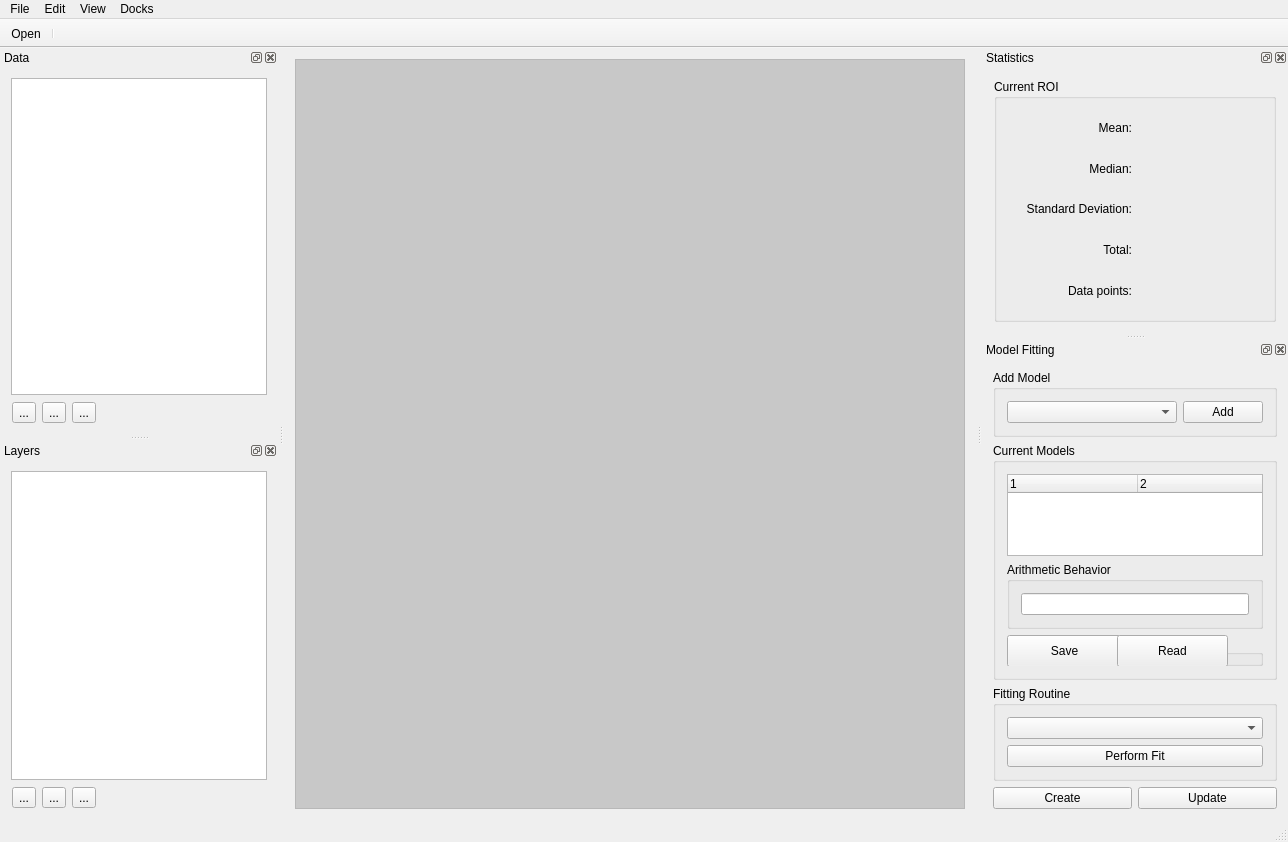
<?xml version="1.0" encoding="UTF-8"?>
<ui version="4.0">
 <class>MainWindow</class>
 <widget class="QMainWindow" name="MainWindow">
  <property name="geometry">
   <rect>
    <x>0</x>
    <y>0</y>
    <width>1288</width>
    <height>842</height>
   </rect>
  </property>
  <property name="minimumSize">
   <size>
    <width>640</width>
    <height>480</height>
   </size>
  </property>
  <property name="windowTitle">
   <string>Pyfocal</string>
  </property>
  <widget class="QWidget" name="centralWidget">
   <layout class="QGridLayout" name="gridLayout">
    <item row="0" column="0">
     <widget class="QMdiArea" name="mdiArea">
      <property name="frameShape">
       <enum>QFrame::StyledPanel</enum>
      </property>
      <property name="frameShadow">
       <enum>QFrame::Plain</enum>
      </property>
      <property name="lineWidth">
       <number>2</number>
      </property>
      <property name="background">
       <brush brushstyle="SolidPattern">
        <color alpha="255">
         <red>200</red>
         <green>200</green>
         <blue>200</blue>
        </color>
       </brush>
      </property>
     </widget>
    </item>
   </layout>
  </widget>
  <widget class="QMenuBar" name="menuBar">
   <property name="geometry">
    <rect>
     <x>0</x>
     <y>0</y>
     <width>1288</width>
     <height>22</height>
    </rect>
   </property>
   <widget class="QMenu" name="menuFile">
    <property name="title">
     <string>File</string>
    </property>
    <addaction name="actionOpen"/>
    <addaction name="separator"/>
    <addaction name="actionExit"/>
   </widget>
   <widget class="QMenu" name="menuEdit">
    <property name="title">
     <string>Edit</string>
    </property>
   </widget>
   <widget class="QMenu" name="menuView">
    <property name="title">
     <string>View</string>
    </property>
   </widget>
   <widget class="QMenu" name="menuDocks">
    <property name="title">
     <string>Docks</string>
    </property>
   </widget>
   <addaction name="menuFile"/>
   <addaction name="menuEdit"/>
   <addaction name="menuView"/>
   <addaction name="menuDocks"/>
  </widget>
  <widget class="QToolBar" name="mainToolBar">
   <property name="movable">
    <bool>false</bool>
   </property>
   <property name="floatable">
    <bool>false</bool>
   </property>
   <attribute name="toolBarArea">
    <enum>TopToolBarArea</enum>
   </attribute>
   <attribute name="toolBarBreak">
    <bool>false</bool>
   </attribute>
   <addaction name="actionOpen"/>
   <addaction name="separator"/>
  </widget>
  <widget class="QStatusBar" name="statusBar"/>
  <widget class="QDockWidget" name="dockWidget">
   <property name="minimumSize">
    <size>
     <width>176</width>
     <height>267</height>
    </size>
   </property>
   <property name="floating">
    <bool>false</bool>
   </property>
   <property name="windowTitle">
    <string notr="true">Data</string>
   </property>
   <attribute name="dockWidgetArea">
    <number>1</number>
   </attribute>
   <widget class="QWidget" name="dockWidgetContents">
    <layout class="QVBoxLayout" name="verticalLayout_3">
     <item>
      <widget class="QListWidget" name="listWidget"/>
     </item>
     <item>
      <layout class="QHBoxLayout" name="horizontalLayout_2">
       <property name="leftMargin">
        <number>1</number>
       </property>
       <property name="topMargin">
        <number>1</number>
       </property>
       <property name="rightMargin">
        <number>1</number>
       </property>
       <property name="bottomMargin">
        <number>1</number>
       </property>
       <item>
        <widget class="QToolButton" name="toolButton_3">
         <property name="toolTip">
          <string extracomment="Create new plot window from data"/>
         </property>
         <property name="text">
          <string>...</string>
         </property>
         <property name="icon">
          <iconset>
           <normalon>:/Template-50.png</normalon>
          </iconset>
         </property>
         <property name="iconSize">
          <size>
           <width>20</width>
           <height>20</height>
          </size>
         </property>
        </widget>
       </item>
       <item>
        <widget class="QToolButton" name="toolButton_2">
         <property name="toolTip">
          <string extracomment="Add data to current plot window"/>
         </property>
         <property name="text">
          <string>...</string>
         </property>
         <property name="icon">
          <iconset>
           <normalon>:/Change Theme-50.png</normalon>
          </iconset>
         </property>
         <property name="iconSize">
          <size>
           <width>20</width>
           <height>20</height>
          </size>
         </property>
        </widget>
       </item>
       <item>
        <widget class="QToolButton" name="toolButton">
         <property name="toolTip">
          <string extracomment="Remove data"/>
         </property>
         <property name="text">
          <string>...</string>
         </property>
         <property name="icon">
          <iconset>
           <normalon>:/Remove Image-50.png</normalon>
          </iconset>
         </property>
         <property name="iconSize">
          <size>
           <width>20</width>
           <height>20</height>
          </size>
         </property>
        </widget>
       </item>
       <item>
        <spacer name="horizontalSpacer">
         <property name="orientation">
          <enum>Qt::Horizontal</enum>
         </property>
         <property name="sizeHint" stdset="0">
          <size>
           <width>40</width>
           <height>20</height>
          </size>
         </property>
        </spacer>
       </item>
      </layout>
     </item>
    </layout>
   </widget>
  </widget>
  <widget class="QDockWidget" name="dockWidget_2">
   <property name="sizePolicy">
    <sizepolicy hsizetype="Preferred" vsizetype="Minimum">
     <horstretch>0</horstretch>
     <verstretch>0</verstretch>
    </sizepolicy>
   </property>
   <property name="minimumSize">
    <size>
     <width>243</width>
     <height>211</height>
    </size>
   </property>
   <property name="windowTitle">
    <string notr="true">Statistics</string>
   </property>
   <attribute name="dockWidgetArea">
    <number>2</number>
   </attribute>
   <widget class="QWidget" name="dockWidgetContents_2">
    <layout class="QVBoxLayout" name="verticalLayout_7">
     <property name="leftMargin">
      <number>12</number>
     </property>
     <property name="topMargin">
      <number>12</number>
     </property>
     <property name="rightMargin">
      <number>12</number>
     </property>
     <property name="bottomMargin">
      <number>12</number>
     </property>
     <item>
      <widget class="QGroupBox" name="groupBox_2">
       <property name="sizePolicy">
        <sizepolicy hsizetype="Preferred" vsizetype="Preferred">
         <horstretch>0</horstretch>
         <verstretch>0</verstretch>
        </sizepolicy>
       </property>
       <property name="maximumSize">
        <size>
         <width>16777215</width>
         <height>16777215</height>
        </size>
       </property>
       <property name="title">
        <string>Current ROI</string>
       </property>
       <layout class="QGridLayout" name="gridLayout_2">
        <item row="1" column="0">
         <widget class="QLabel" name="label_3">
          <property name="text">
           <string>Median:</string>
          </property>
          <property name="alignment">
           <set>Qt::AlignRight|Qt::AlignTrailing|Qt::AlignVCenter</set>
          </property>
         </widget>
        </item>
        <item row="2" column="1">
         <widget class="QLabel" name="label_6">
          <property name="text">
           <string/>
          </property>
         </widget>
        </item>
        <item row="0" column="0">
         <widget class="QLabel" name="label">
          <property name="text">
           <string>Mean:</string>
          </property>
          <property name="alignment">
           <set>Qt::AlignRight|Qt::AlignTrailing|Qt::AlignVCenter</set>
          </property>
         </widget>
        </item>
        <item row="4" column="0">
         <widget class="QLabel" name="label_9">
          <property name="text">
           <string>Data points:</string>
          </property>
          <property name="alignment">
           <set>Qt::AlignRight|Qt::AlignTrailing|Qt::AlignVCenter</set>
          </property>
         </widget>
        </item>
        <item row="4" column="1">
         <widget class="QLabel" name="label_10">
          <property name="text">
           <string/>
          </property>
         </widget>
        </item>
        <item row="0" column="1">
         <widget class="QLabel" name="label_2">
          <property name="text">
           <string/>
          </property>
         </widget>
        </item>
        <item row="3" column="1">
         <widget class="QLabel" name="label_8">
          <property name="text">
           <string/>
          </property>
         </widget>
        </item>
        <item row="2" column="0">
         <widget class="QLabel" name="label_5">
          <property name="text">
           <string>Standard Deviation:</string>
          </property>
          <property name="alignment">
           <set>Qt::AlignRight|Qt::AlignTrailing|Qt::AlignVCenter</set>
          </property>
         </widget>
        </item>
        <item row="3" column="0">
         <widget class="QLabel" name="label_7">
          <property name="text">
           <string>Total:</string>
          </property>
          <property name="alignment">
           <set>Qt::AlignRight|Qt::AlignTrailing|Qt::AlignVCenter</set>
          </property>
         </widget>
        </item>
        <item row="1" column="1">
         <widget class="QLabel" name="label_4">
          <property name="text">
           <string/>
          </property>
         </widget>
        </item>
       </layout>
      </widget>
     </item>
    </layout>
   </widget>
  </widget>
  <widget class="QDockWidget" name="dockWidget_3">
   <property name="windowTitle">
    <string>Layers</string>
   </property>
   <attribute name="dockWidgetArea">
    <number>1</number>
   </attribute>
   <widget class="QWidget" name="dockWidgetContents_3">
    <layout class="QVBoxLayout" name="verticalLayout">
     <item>
      <widget class="QTreeWidget" name="treeWidget_2">
       <property name="animated">
        <bool>false</bool>
       </property>
       <property name="headerHidden">
        <bool>true</bool>
       </property>
       <column>
        <property name="text">
         <string notr="true">1</string>
        </property>
       </column>
      </widget>
     </item>
     <item>
      <layout class="QHBoxLayout" name="horizontalLayout_3">
       <property name="leftMargin">
        <number>1</number>
       </property>
       <property name="topMargin">
        <number>1</number>
       </property>
       <property name="rightMargin">
        <number>1</number>
       </property>
       <property name="bottomMargin">
        <number>1</number>
       </property>
       <item>
        <widget class="QToolButton" name="toolButton_6">
         <property name="text">
          <string>...</string>
         </property>
        </widget>
       </item>
       <item>
        <widget class="QToolButton" name="toolButton_5">
         <property name="text">
          <string>...</string>
         </property>
        </widget>
       </item>
       <item>
        <widget class="QToolButton" name="toolButton_4">
         <property name="text">
          <string>...</string>
         </property>
        </widget>
       </item>
       <item>
        <spacer name="horizontalSpacer_2">
         <property name="orientation">
          <enum>Qt::Horizontal</enum>
         </property>
         <property name="sizeHint" stdset="0">
          <size>
           <width>40</width>
           <height>20</height>
          </size>
         </property>
        </spacer>
       </item>
      </layout>
     </item>
    </layout>
   </widget>
  </widget>
  <widget class="QDockWidget" name="dockWidget_4">
   <property name="minimumSize">
    <size>
     <width>77</width>
     <height>99</height>
    </size>
   </property>
   <property name="features">
    <set>QDockWidget::AllDockWidgetFeatures</set>
   </property>
   <property name="windowTitle">
    <string>Model Fitting</string>
   </property>
   <attribute name="dockWidgetArea">
    <number>2</number>
   </attribute>
   <widget class="QWidget" name="dockWidgetContents_4">
    <layout class="QVBoxLayout" name="verticalLayout_2">
     <property name="leftMargin">
      <number>0</number>
     </property>
     <property name="topMargin">
      <number>0</number>
     </property>
     <property name="rightMargin">
      <number>0</number>
     </property>
     <property name="bottomMargin">
      <number>0</number>
     </property>
     <item>
      <widget class="QScrollArea" name="scrollArea">
       <property name="frameShape">
        <enum>QFrame::NoFrame</enum>
       </property>
       <property name="frameShadow">
        <enum>QFrame::Plain</enum>
       </property>
       <property name="lineWidth">
        <number>0</number>
       </property>
       <property name="widgetResizable">
        <bool>true</bool>
       </property>
       <widget class="QWidget" name="scrollAreaWidgetContents">
        <property name="geometry">
         <rect>
          <x>0</x>
          <y>0</y>
          <width>310</width>
          <height>481</height>
         </rect>
        </property>
        <layout class="QVBoxLayout" name="verticalLayout_8">
         <item>
          <widget class="QGroupBox" name="groupBox">
           <property name="title">
            <string>Add Model</string>
           </property>
           <layout class="QHBoxLayout" name="horizontalLayout">
            <item>
             <widget class="QComboBox" name="comboBox">
              <property name="sizePolicy">
               <sizepolicy hsizetype="Preferred" vsizetype="Fixed">
                <horstretch>1</horstretch>
                <verstretch>0</verstretch>
               </sizepolicy>
              </property>
             </widget>
            </item>
            <item>
             <widget class="QPushButton" name="pushButton">
              <property name="text">
               <string>Add</string>
              </property>
             </widget>
            </item>
           </layout>
          </widget>
         </item>
         <item>
          <widget class="QGroupBox" name="groupBox_3">
           <property name="title">
            <string>Current Models</string>
           </property>
           <layout class="QVBoxLayout" name="verticalLayout_4">
            <item>
             <widget class="QTreeWidget" name="treeWidget">
              <property name="allColumnsShowFocus">
               <bool>false</bool>
              </property>
              <property name="headerHidden">
               <bool>false</bool>
              </property>
              <property name="columnCount">
               <number>2</number>
              </property>
              <attribute name="headerVisible">
               <bool>true</bool>
              </attribute>
              <attribute name="headerCascadingSectionResizes">
               <bool>false</bool>
              </attribute>
              <attribute name="headerDefaultSectionSize">
               <number>130</number>
              </attribute>
              <column>
               <property name="text">
                <string notr="true">1</string>
               </property>
              </column>
              <column>
               <property name="text">
                <string notr="true">2</string>
               </property>
              </column>
             </widget>
            </item>
            <item>
             <widget class="QGroupBox" name="groupBox_4">
              <property name="title">
               <string>Arithmetic Behavior</string>
              </property>
              <layout class="QVBoxLayout" name="verticalLayout_5">
               <item>
                <widget class="QLineEdit" name="lineEdit"/>
               </item>
              </layout>
             </widget>
            </item>
            <item>
             <widget class="QGroupBox" name="groupBox_6">
              <property name="title">
               <string>GroupBox</string>
              </property>
              <widget class="QPushButton" name="pushButton_5">
               <property name="geometry">
                <rect>
                 <x>0</x>
                 <y>0</y>
                 <width>115</width>
                 <height>32</height>
                </rect>
               </property>
               <property name="text">
                <string>Save</string>
               </property>
              </widget>
              <widget class="QPushButton" name="pushButton_6">
               <property name="geometry">
                <rect>
                 <x>110</x>
                 <y>0</y>
                 <width>111</width>
                 <height>32</height>
                </rect>
               </property>
               <property name="text">
                <string>Read</string>
               </property>
              </widget>
             </widget>
            </item>
           </layout>
          </widget>
         </item>
         <item>
          <widget class="QGroupBox" name="groupBox_5">
           <property name="title">
            <string>Fitting Routine</string>
           </property>
           <layout class="QVBoxLayout" name="verticalLayout_6">
            <item>
             <widget class="QComboBox" name="comboBox_2"/>
            </item>
            <item>
             <widget class="QPushButton" name="pushButton_3">
              <property name="text">
               <string>Perform Fit</string>
              </property>
             </widget>
            </item>
           </layout>
          </widget>
         </item>
         <item>
          <layout class="QHBoxLayout" name="horizontalLayout_4">
           <item>
            <widget class="QPushButton" name="pushButton_4">
             <property name="text">
              <string>Create</string>
             </property>
            </widget>
           </item>
           <item>
            <widget class="QPushButton" name="pushButton_2">
             <property name="text">
              <string>Update</string>
             </property>
            </widget>
           </item>
          </layout>
         </item>
        </layout>
       </widget>
      </widget>
     </item>
    </layout>
   </widget>
  </widget>
  <action name="actionOpen">
   <property name="icon">
    <iconset resource="icon_resource.qrc">
     <normaloff>:/Open Folder-48.png</normaloff>:/Open Folder-48.png</iconset>
   </property>
   <property name="text">
    <string>Open</string>
   </property>
  </action>
  <action name="actionExit">
   <property name="text">
    <string>Exit</string>
   </property>
  </action>
  <action name="actionRemove">
   <property name="text">
    <string>Remove</string>
   </property>
   <property name="toolTip">
    <string>Removes the selected layer</string>
   </property>
  </action>
  <action name="actionChange_Color">
   <property name="text">
    <string>Change Color</string>
   </property>
   <property name="toolTip">
    <string>Change the line color selected layer</string>
   </property>
  </action>
 </widget>
 <layoutdefault spacing="6" margin="11"/>
 <resources>
  <include location="icon_resource.qrc"/>
 </resources>
 <connections/>
</ui>
